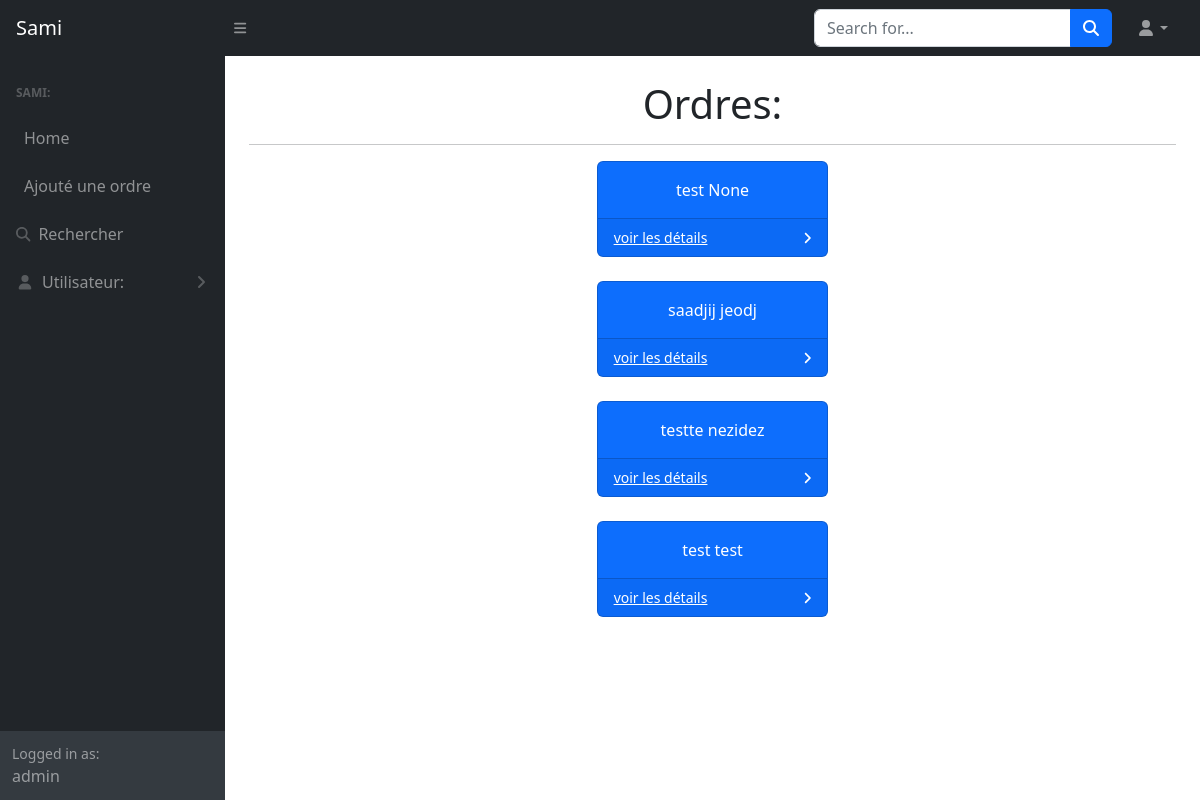
/admin_app/ (signed in), run on the app's committed database.
### main/models.py (models this page shows, shortened)
class Order(models.Model):
    nom = models.CharField(max_length=120,blank = True,null = True)
    prenom = models.CharField(max_length=120,blank = True,null = True)
    adresse = models.CharField(max_length=300,blank = True,null = True)
    cp = models.CharField(max_length=200,blank = True,null = True)
    localite = models.CharField(max_length=200,blank = True,null = True)
    ngsm = models.CharField(max_length=200,blank = True,null = True)
    ntel = models.CharField(max_length=200,blank = True,null = True)
    email = models.EmailField(blank = True,null = True)
    nom_de_societe = models.CharField(max_length=200,blank = True,null = True)
    forme_juridique = models.CharField(max_length= 200,blank = True,null = True)
    date_de_visite = models.DateField(blank = True,null = True)
    date_de_signature = models.DateField(blank = True,null = True)
    ean54145 = models.CharField(max_length=200,blank = True,null = True)
    ncompte = models.CharField(max_length=200,blank = True,null = True)
    bic = models.CharField(max_length=200,blank = True,null = True)
    grd = models.CharField(max_length=200,blank = True,null = True)
    ncompteur = models.CharField(max_length=200,blank = True,null = True)
    ntva = models.CharField(max_length=200,blank = True,null = True)
    adress_de_facturation_adress = models.CharField(max_length=200,blank = True,null = True)
    adress_de_facturation_cp = models.CharField(max_length=200,blank = True,null = True)
    adress_de_facturation_localite = models.CharField(max_length=200,blank = True,null = True)
    adress_de_livraison_adress = models.CharField(max_length=200,blank = True,null = True)
    adress_de_livraison_cp = models.CharField(max_length=200,blank = True,null = True)
    adress_de_livraison_localite = models.CharField(max_length=200,blank = True,null = True)
    remarque_1 = models.TextField(blank = True,null = True)
    nombre_ppv = models.FloatField(blank = True, null = True)
    type_ppv = models.CharField(max_length=120,blank = True, null = True)
    nombre_de_range_ppv = models.FloatField(blank = True, null = True)
    nombre_pan_de_toiture = models.FloatField(blank = True, null = True)
    nombre_ppv_toiture_1 = models.FloatField(blank=True,null=True)
    toiture = models.CharField(max_length=120,blank = True, null = True)
    toiture_3 = models.CharField(max_length=120,blank = True, null = True)
    sous_toiture = models.CharField(max_length=120, blank = True, null = True)
    type_de_corniche = models.CharField(max_length=120, blank = True, null = True)
    tuile_rechage = models.CharField(max_length=120,choices=[("oui","Oui"),("non","Non")], blank = True, null = True)
    nombre_ppv_toiture_2 = models.FloatField(max_length=120,blank = True, null = True)
    orientation = models.CharField(max_length=120, blank = True, null = True,choices=[
    ('N', 'Nord'),
    ('NE', 'Nord-Est'),
    ('E', 'Est'),
    ('SE', 'Sud-Est'),
    ('S', 'Sud'),
    ('SW', 'Sud-Ouest'),
    ('W', 'Ouest'),
    ('NW', 'Nord-Ouest'),
])
    hauteur_sous_corniche = models.FloatField(max_length=120,blank = True, null = True)
    si_de7m_nacelle = models.CharField(max_length=120,blank = True, null = True, choices=[("non","Non"),("oui",'Oui')])
    etat_du_toit = models.CharField(max_length=120,blank=True,null = True)
    les_panneaux_doivent_etre_installes =  models.CharField(max_length=120,blank = True, null = True, choices=[("non","Non"),("oui",'Oui')])
    acces_par_arriere_pour_passé =  models.CharField(max_length=120,blank = True, null = True, choices=[("non","Non"),("oui",'Oui')])
    si_pas_dacces_decrire_la_situation= models.CharField(max_length=120,blank = True, null = True)
    acces_libre_le_jour_du_chantier = models.CharField(max_length=200,blank=True,null=True)
    nombre_ppv_toiture_3 = models.FloatField(blank=True,null=True)
    type_de_compteur = models.CharField(max_length=120,blank=True,null=True)
    onduleur_1 = models.CharField(max_length=200,blank=True,null=True)
    onduleur_2 = models.CharField(max_length=200,blank=True,null=True)
    onduleur_3 = models.CharField(max_length=200,blank=True,null=True)
    Nombre_doptimiseur = models.FloatField(blank=True,null=True)
    enphase = models.CharField(max_length=200,blank=True,null=True)
    gaine_technique_present =  models.CharField(max_length=120,blank = True, null = True, choices=[("non","Non"),("oui",'Oui')])
    espace_pres_du_coffret_pour_onduleur_meme_piece =  models.CharField(max_length=120,blank = True, null = True, choices=[("non","Non"),("oui",'Oui')])
    etat_de_linstallation = models.CharField(max_length=200,blank=True,null=True)
    prise_de_terre_controle_5_derniere_annes =  models.CharField(max_length=120,blank = True, null = True, choices=[("non","Non"),("oui",'Oui')])
    pressence_differentiel_general =  models.CharField(max_length=120,blank = True, null = True, choices=[("non","Non"),("oui",'Oui')])
    passage_de_cable_nbre_piece_a_traverser = models.CharField(max_length=120,blank=True,null=True)
    coffret_20_cm_disponible = models.CharField(max_length=120,blank = True, null = True, choices=[("non","Non"),("oui",'Oui')])
    tranche =  models.CharField(max_length=120,blank = True, null = True, choices=[("non","Non"),("oui",'Oui')])
    nombre_de_metre_de_tranche = models.FloatField(blank=True,null=True)
    le_client_se_charge_de_gaine =  models.CharField(max_length=120,blank = True, null = True, choices=[("non","Non"),("oui",'Oui')])
    nombre_de_metres_entre_onduleur_et_panneaux = models.FloatField(blank=True,null=True)
    le_client_souheite_il_le_monitoring =  models.CharField(max_length=120,blank = True, null = True, choices=[("non","Non"),("oui",'Oui')])
    le_modem_est_il_dans_la_meme_piece_que_londuleur = models.CharField(max_length=200,blank=True,null=True)
    nombres_de_metres_du_modem_a_lonuduleur = models.FloatField(blank=True,null=True)
    le_projet_sera_finance_par = models.CharField(max_length=200,blank=True,null=True)
    condition_de_paiement = models.CharField(max_length=300,blank=True,null=True)
    date_de_la_vt = models.CharField(max_length=300,blank=True,null=True)
    vt_effectue_par= models.CharField(max_length=300,blank=True,null=True)
    commentaire_technicien =  models.CharField(max_length=300,blank=True,null=True)
    statut_vt =  models.CharField(max_length=300,blank=True,null=True)
    coffret_general_conforme =  models.CharField(max_length=300,blank=True,null=True)
    type_de_cable = models.CharField(max_length=300,blank=True,null=True)
    ajout_coffret_supp =  models.CharField(max_length=300,blank=True,null=True)
    type_de_compteur=   models.CharField(max_length=300,blank=True,null=True)
    differenciel_general =  models.CharField(max_length=300,blank=True,null=True)
    prevoir_un_differentiel_general =  models.CharField(max_length=300,blank=True,null=True)
    limiteur =  models.CharField(max_length=300,blank=True,null=True)
    prevoir_un_limiteur =  models.CharField(max_length=300,blank=True,null=True)
    test_de_la_terre =  models.CharField(max_length=300,blank=True,null=True)
    nbr_de_metre_de_cable_a_prevoir =  models.CharField(max_length=300,blank=True,null=True)
    monitoring =  models.CharField(max_length=300,blank=True,null=True)
    modem_est_dans_la_meme_piece_que_londuleur =  models.CharField(max_length=300,blank=True,null=True)
    analyse_modem =  models.CharField(max_length=300,blank=True,null=True)
    type_de_toitur_prevu =  models.CharField(max_length=300,blank=True,null=True)
    type_toiture_prevu_a_la_vt =  models.CharField(max_length=300,blank=True,null=True)
    nbr_de_ppv =  models.CharField(max_length=300,blank=True,null=True)
    nbr_de_ppv_a_la_vt =  models.CharField(max_length=300,blank=True,null=True)
    ppv_en_portait =  models.CharField(max_length=300,blank=True,null=True)
    ppv_en_paysage =  models.CharField(max_length=300,blank=True,null=True)
    ppv_en_toiture_plate =  models.CharField(max_length=300,blank=True,null=True)
    ppv_en_chevalet_jardin =  models.CharField(max_length=300,blank=True,null=True)
    ppv_en_structure_jardin =  models.CharField(max_length=300,blank=True,null=True)
    sous_toiture_2 =  models.CharField(max_length=300,blank=True,null=True)
    le_client_a_des_ardoise_tuiles_de_rechange =  models.CharField(max_length=300,blank=True,null=True)
    nbr_dardoises_tuiles_rechange =  models.CharField(max_length=300,blank=True,null=True)
    remarque_du_chantier = models.TextField(blank= True,null = True)
    posted_by = models.ForeignKey(User,on_delete=models.SET_NULL, null=True,blank=True)
    post_date = models.DateField(auto_now=True,null = True,blank = True)

### admin_app/views.py (the view)
# urls.py: path("",home_page,name = "home_page"),
def home_page(request):
    if request.user.is_authenticated:
        admin_user_info = Administrateur.objects.get(user = request.user)
        data = Order.objects.all()
        data = reversed(data)
        if request.method == "POST":
            search_ = request.POST["search"]
            return redirect("search_result", search = search_)
        return render(request,"home.html",{"data":data})
    else:
        return redirect("login_user")

### admin_app/templates/home.html (shortened to what this page needs)
<!DOCTYPE html>
<html lang="en">
    {%load static%}
    <head>
        <link href="https://cdn.jsdelivr.net/npm/simple-datatables@7.1.2/dist/style.min.css" rel="stylesheet" />
        <link href="{%static 'bootstrap/css/styles.css'%}" rel="stylesheet" />
    </head>
    <body class="sb-nav-fixed">
        <nav class="sb-topnav navbar navbar-expand navbar-dark bg-dark">
            <a class="navbar-brand ps-3" href="{%url 'home_page'%}">Sami</a>
            <button class="btn btn-link btn-sm order-1 order-lg-0 me-4 me-lg-0" id="sidebarToggle" href="#!"><i class="fas fa-bars"></i></button>
            <form class="d-none d-md-inline-block form-inline ms-auto me-0 me-md-3 my-2 my-md-0" method = "POST">
                <div class="input-group">
                    <input class="form-control" type="text" name = "search" placeholder="Search for..." aria-label="Search for..." aria-describedby="btnNavbarSearch" />
                    <button class="btn btn-primary" id="btnNavbarSearch" type="submit"><i class="fas fa-search"></i></button>
                </div>
            </form>
            <ul class="navbar-nav ms-auto ms-md-0 me-3 me-lg-4">
                <li class="nav-item dropdown">
                    <a class="nav-link dropdown-toggle" id="navbarDropdown" href="#" role="button" data-bs-toggle="dropdown" aria-expanded="false"><i class="fas fa-user fa-fw"></i></a>
                </li>
            </ul>
        </nav>
        <div id="layoutSidenav">
            <div id="layoutSidenav_nav">
                <nav class="sb-sidenav accordion sb-sidenav-dark" id="sidenavAccordion">
                    <div class="sb-sidenav-menu">
                        <div class="nav">
                            <div class="sb-sidenav-menu-heading">Sami:</div>
                            <a class="nav-link" href="{%url 'home_page'%}">
                                Home
                            </a>
                            <a class="nav-link" href="{%url 'add_ordre'%}">
                                Ajouté une ordre
                            </a>
                            <a class="nav-link" href="{%url 'search_methods'%}">
                                <div class="sb-nav-link-icon"><i class="fas fa-search"></i></div>
                                Rechercher
                            </a>
                            <a class="nav-link collapsed" href="#" data-bs-toggle="collapse" data-bs-target="#collapsePages" aria-expanded="false" aria-controls="collapsePages">
                                <div class="sb-nav-link-icon"><i class="fas fa-user fa-fw"></i></div>
                                Utilisateur:
                                <div class="sb-sidenav-collapse-arrow"><i class="fas fa-angle-down"></i></div>
                            </a>
                        </div>
                    </div>
                    <div class="sb-sidenav-footer">
                        <div class="small">Logged in as:</div>
                        {{request.user.username}}
                    </div>
                </nav>
            </div>
            <div id="layoutSidenav_content">
                <main>
                    <div class="container-fluid px-4" align = center>
                        <h1 class="mt-4" align = center>Ordres:</h1>
                        <hr>
                            <div class="col-xl-3 col-md-6" align = center>
                                {%for i in data%}
                                <div class="card bg-primary text-white mb-4">
                                    <div class="card-body">{{i.nom}} {{i.prenom}}</div>
                                    <div class="card-footer d-flex align-items-center justify-content-between">
                                        <a class="small text-white stretched-link" href="{% url 'details_view' i.id%}" align>voir les détails</a>
                                        <div class="small text-white"><i class="fas fa-angle-right"></i></div>
                                    </div>
                                </div>
                                {%endfor%}
<br>
                </main>
            </div>
        </div>
    </body>
</html>

### data on the page
Order: nom "test", prenom "None"
Order: nom "saadjij", prenom "jeodj"
Order: nom "testte", prenom "nezidez"
Order: nom "test", prenom "test"

### other printed values
{{ request.user.username }} "admin"
